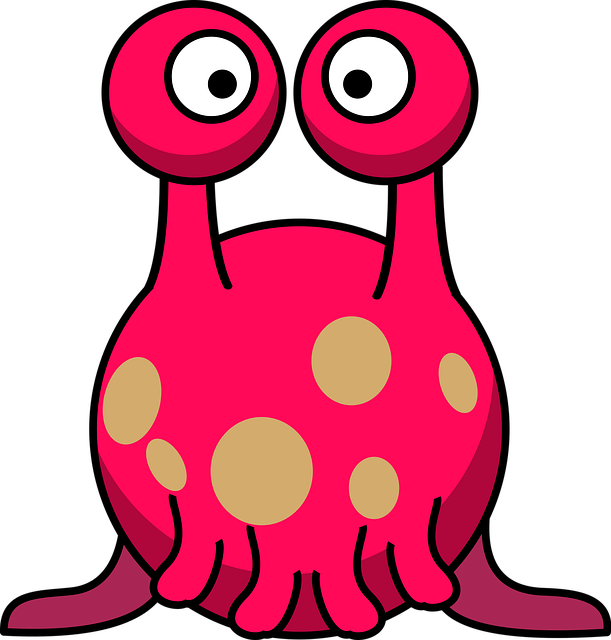
#> input picture 목요일7시/1113/alien.png, 611 x 640 px
$ python '파일변환.py'
#> lines starting #> are read from the running program, lines starting #| are printed output that depends on the picture
from PIL import Image

# PNG를 GIF로 변환
img = Image.open("1113/alien.png")
#> img is the input picture: PIL image 611x640 RGBA; mean R, G, B, A 110.4, 20.2, 44.7, 143.5

#원본 픽셀크기를 변경하기(가로,세로)
new_size=(100,100)
img_resized=img.resize(new_size)
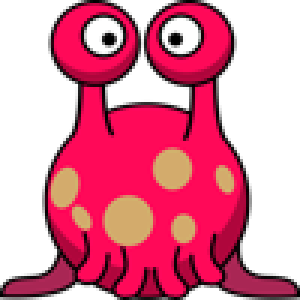
#> img_resized: PIL image 100x100 RGBA (shown 3 times larger); mean R, G, B, A 110.2, 20.2, 44.8, 143.6; transparent parts drawn white

img_resized.save("1113/alien.gif")
print("파일변환 완료!")
